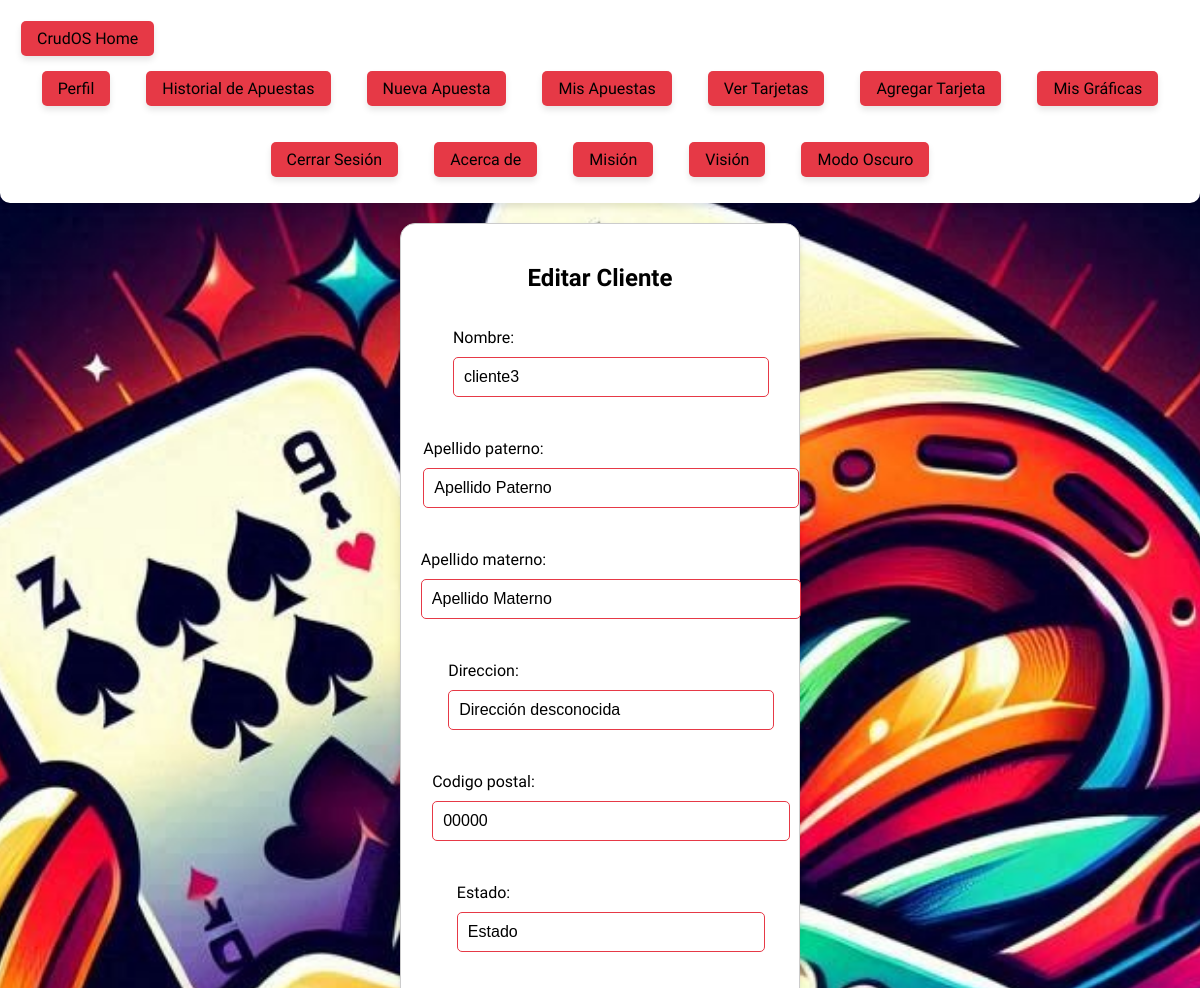
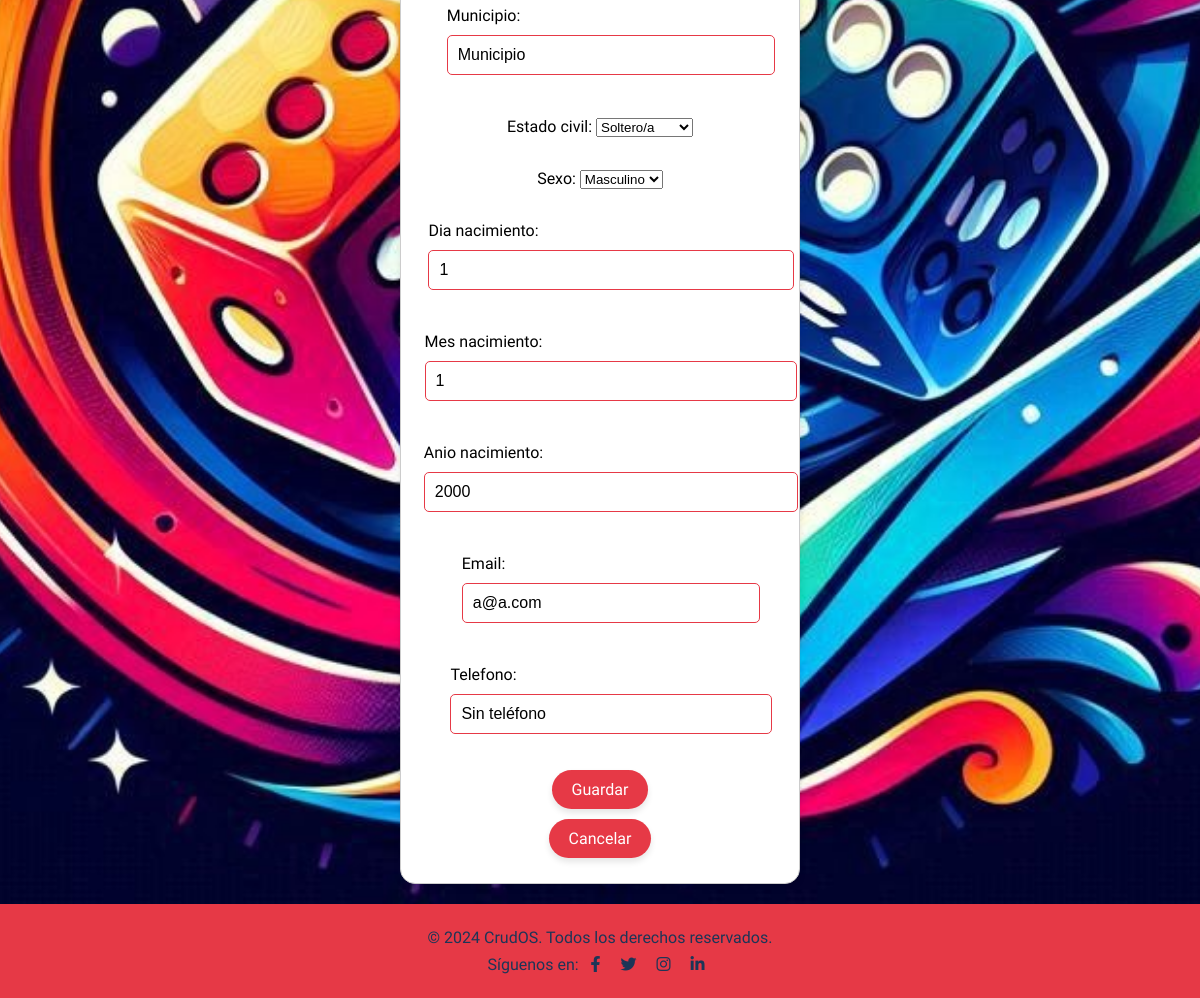
Screenshot of /clientes/cliente/1/editar/ (signed in) with the database file from the repository (2 pictures, top to bottom).
### clientes/models.py (models this page shows, shortened)
class Cliente(models.Model):
    SEXO_CHOICES = [
        ('M', 'Masculino'),
        ('F', 'Femenino'),
        ('O', 'Otro'),
    ]
    ESTADO_CIVIL_CHOICES = [
        ('S', 'Soltero/a'),
        ('C', 'Casado/a'),
        ('D', 'Divorciado/a'),
        ('V', 'Viudo/a'),
    ]
    user = models.OneToOneField(User, on_delete=models.CASCADE)  # Relación uno a uno con el modelo User
    nombre = models.CharField(max_length=100)  # Nombre del cliente
    apellido_paterno = models.CharField(max_length=100, default='Apellido Paterno')  # Apellido paterno del cliente
    apellido_materno = models.CharField(max_length=100, default='Apellido Materno')  # Apellido materno del cliente
    direccion = models.CharField(max_length=255, default='Dirección desconocida')  # Dirección del cliente
    codigo_postal = models.CharField(max_length=10, default='00000')  # Código postal del cliente
    estado = models.CharField(max_length=100, default='Estado')  # Estado donde reside el cliente
    municipio = models.CharField(max_length=100, default='Municipio')  # Municipio donde reside el cliente
    estado_civil = models.CharField(max_length=1, choices=ESTADO_CIVIL_CHOICES, default='S')  # Estado civil del cliente
    sexo = models.CharField(max_length=1, choices=SEXO_CHOICES, default='M')  # Sexo del cliente
    dia_nacimiento = models.IntegerField(default=1)  # Día de nacimiento del cliente
    mes_nacimiento = models.IntegerField(default=1)  # Mes de nacimiento del cliente
    anio_nacimiento = models.IntegerField(default=2000)  # Año de nacimiento del cliente
    email = models.EmailField(unique=True)  # Email del cliente
    telefono = models.CharField(max_length=15, default='Sin teléfono', validators=[RegexValidator(regex=r'^\+?1?\d{9,15}$')])  # Teléfono del cliente
    fecha_registro = models.DateTimeField(auto_now_add=True)  # Fecha de registro del cliente
    class Meta:
        indexes = [
            models.Index(fields=['email']),
            models.Index(fields=['telefono']),
        ]

### clientes/views.py (the view)
# urls.py: path('cliente/<int:id>/editar/', views.cliente_update, name='cliente_update'),  # Editar un cliente existente
@login_required
def cliente_update(request, id):
    cliente = get_object_or_404(Cliente, id=id)
    if request.user.is_staff or cliente.user == request.user:
        if request.method == 'POST':
            form = ClienteForm(request.POST, instance=cliente)
            if form.is_valid():
                form.save()
                messages.success(request, 'Cliente actualizado exitosamente.')
                return redirect('clientes_list')
            else:
                messages.error(request, 'Error en el formulario. Por favor, revisa los datos.')
        else:
            form = ClienteForm(instance=cliente)
        return render(request, 'clientes/cliente_form.html', {'form': form})
    else:
        return redirect('clientes_list')

### clientes/forms.py
class ClienteForm(forms.ModelForm):
    class Meta:
        model = Cliente
        fields = [
            'nombre', 'apellido_paterno', 'apellido_materno', 'direccion', 'codigo_postal',
            'estado', 'municipio', 'estado_civil', 'sexo', 'dia_nacimiento',
            'mes_nacimiento', 'anio_nacimiento', 'email', 'telefono'
        ]

### clientes/templates/clientes/cliente_form.html (shortened to what this page needs)
{% extends 'clientes/base.html' %}
{% block content %}
<div class="form-container">
    <h2>{{ form.instance.id|yesno:"Editar Cliente,Nuevo Cliente" }}</h2>
    <form method="post" class="form">
        {{ form.as_p }}
        <button type="submit" class="button">Guardar</button>
        <button type="button" class="nav-button cancel-button" onclick="location.href='{% url 'clientes_list' %}'">Cancelar</button>
    </form>
</div>
{% endblock %}

### static/css/styles.css (style rules this page uses)
:root { --primary-color: #e63946; --secondary-color: #1d3557; --accent-color: #f77f00; --background-color: #ffffff; --text-color: #000000; --light-bg: #f1faee; --dark-bg: #1d3557; --light-text: #1d3557; --dark-text: #f1faee; --dark-bg-gray: #1d3557; --dark-secondary-gray: #457b9d; --button-hover: #a8dadc; --input-border: #e63946; }
body { font-family: 'Artmy Ornament', sans-serif; margin: 0; padding: 0; transition: background-color 0.3s, color 0.3s; text-align: center; color: var(--text-color); display: flex; flex-direction: column; justify-content: center; align-items: center; background-color: var(--background-color); background-image: url("/static/img/Fondo.jpg"); background-repeat: no-repeat; background-size: cover; background-position: center center; background-attachment: fixed; }
body.light-mode { background-color: var(--background-color); color: var(--text-color); }
.nav-link, .nav-button { color: var(--background-color); text-decoration: none; padding: 0.5rem 1rem; border-radius: 5px; transition: background-color 0.3s ease, transform 0.3s ease; background-color: var(--primary-color); border: none; cursor: pointer; font-size: 16px; display: inline-block; text-align: center; margin: 5px; box-shadow: 0 4px 6px rgba(0, 0, 0, 0.1); font-family: 'Artmy Ornament', sans-serif; }
.form-container { max-width: 800px; margin: 20px auto; padding: 20px; border: 1px solid var(--input-border); border-radius: 15px; transition: background-color 0.3s, border-color 0.3s; font-family: 'Artmy Ornament', sans-serif; text-align: left; box-shadow: 0 4px 6px rgba(0, 0, 0, 0.1); background-color: var(--background-color); color: var(--text-color); }
.form-container.light-mode { background-color: var(--background-color); border-color: #ccc; color: var(--text-color); }
.form-container h2, .form-container h1 { text-align: center; margin-bottom: 20px; }
.form-container form { display: flex; flex-direction: column; align-items: center; }
.form-container form input[type="text"], .form-container form input[type="email"], .form-container form input[type="password"], .form-container form input[type="number"], .form-container form textarea { padding: 10px; margin: 10px 0; border: 1px solid var(--input-border); border-radius: 5px; font-size: 16px; width: 100%; transition: background-color 0.3s, border-color 0.3s; color: var(--text-color); }
.form-container form button { padding: 10px 20px; background-color: var(--primary-color); color: var(--background-color); border: none; cursor: pointer; font-size: 16px; border-radius: 25px; transition: background-color 0.3s, transform 0.3s; box-shadow: 0 4px 6px rgba(0, 0, 0, 0.1); margin-top: 10px; font-family: 'Artmy Ornament', sans-serif; }

### rows the page displays
Cliente: instance.id "Editar Cliente", nombre "cliente3", apellido_paterno "Apellido Paterno", apellido_materno "Apellido Materno", direccion "Dirección desconocida", codigo_postal "00000", estado "Estado", municipio "Municipio", estado_civil "Soltero/a", sexo "Masculino", dia_nacimiento "1", mes_nacimiento "1", anio_nacimiento "2000", email "a@a.com", telefono "Sin teléfono"
